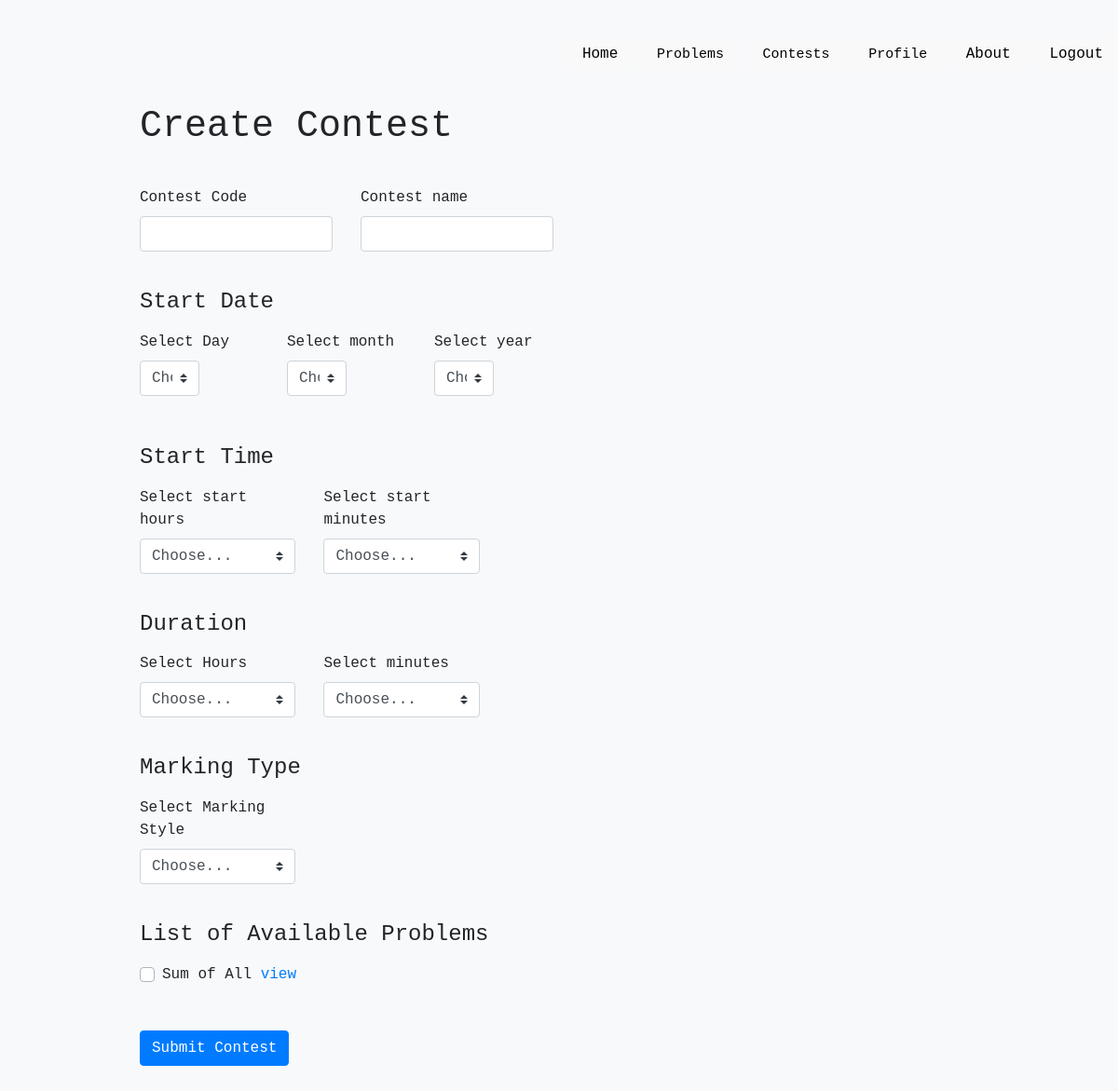
Before: /contest/create/ with the older database file.
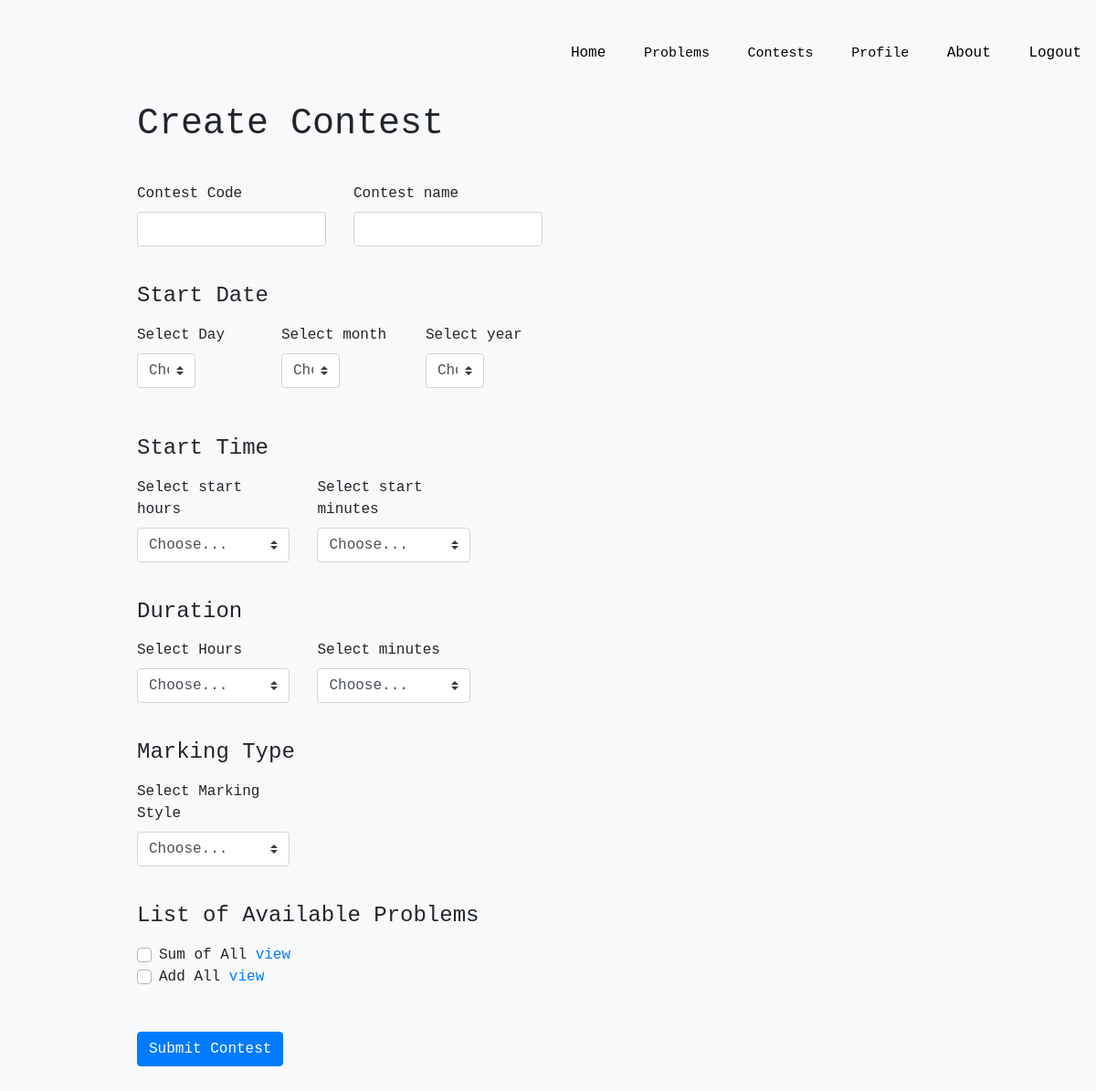
After: the same page with the newer database file.
### problems/models.py (models this page shows)
class Question(models.Model):
    problemCode = models.CharField(max_length=50)
    problemName = models.CharField(max_length=100)
    problemStatement = models.TextField()
    timeLimit = models.FloatField()
    memoryLimit = models.IntegerField()
    marking = models.IntegerField()
    access = models.IntegerField()
    creator = models.CharField(max_length=20)
    editorialist = models.CharField(max_length=20)
    totalAttempts = models.IntegerField()
    successfulAttempts = models.IntegerField()

### contest/views.py (the view)
# urls.py: path('create/',createContestView,name='createContest'),
def createContestView(request):
    questions = Question.objects.all()
    all_questions = []
    for question in questions:
        if question.access == 1 or question.creator == request.user.username:
            print("Hello")
            all_questions.append(question)
    return render(request,'createContest.html',{'all_problems':all_questions})

### templates/createContest.html (shortened to what the changed rows need)
<!doctype html>
<html lang="en">
  <head>
        <link rel="stylesheet" type="text/css"  href="../../static/css/createContest.css">
    {% load static %}
    <link href="{% static "css/bootstrap.min.css" %}" rel="stylesheet">
    <link href="{% static "css/form-validation.css" %}" rel="stylesheet">
  </head>
  <body class="bg-light">
    <div class="container">
      <div class="row">
        <div class="col-md-12">
          <br> <br> <br> <h1 class="mb-3">Create Contest</h1>
          <form action="/contest/submit/" method="post" class="needs-validation" novalidate>
            <br>
            {% for question in all_problems %}
            <div class="custom-control custom-checkbox">
                <label class="custom-control-label" for={{ question.problemCode }}> {{ question.problemName }} </label>
                <a href="/dashboard/problems/{{ question.id }}/">view</a>
            </div>
            {% endfor %}
            <br><br>
          </form>
        </div>
      </div>
    </div>
  </body>
</html>

Changed rows visible on the page:
added Question: problemName "Add All"
